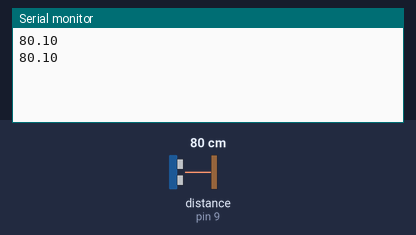
Bench run of a sketch on a simulated Arduino Uno, built with avr-gcc and run on an emulated ATmega328P. Parts: the last lines printed to the serial monitor. Wiring (inferred from the names in the program): ultrasonic range finder: trigger pin 8; echo pin 9. The inputs (shaded band) are chosen by the test bench; at power-on: distance to the obstacle (sensor on pin 9) 80 cm. The echo pulse lasts 58.3 µs per cm; the modem accepts every AT command (registered, SIM ready, sends succeed) and sends nothing else.

Above: at 4.2 s.
4.3 s: distance to the obstacle (sensor on pin 9) set to 2 cm
At 5.6 s:
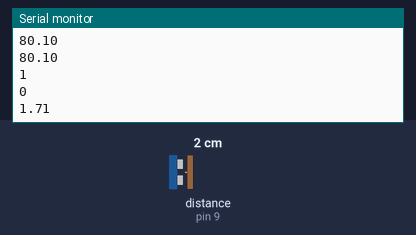
5.8 s: distance to the obstacle (sensor on pin 9) set to 4 cm
At 6.9 s:
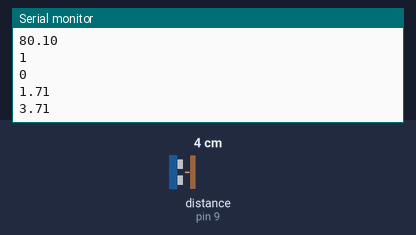
Timing chart, 0 to 8.8 s (numbered marks = the images above; inputs shaded):
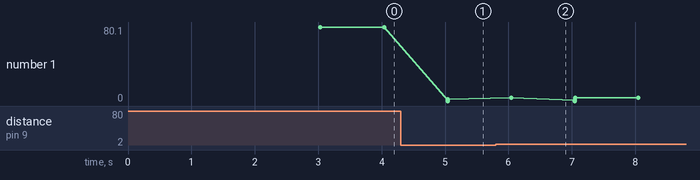

The sketch:

sender.ino
```cpp
//zigbee
#include <SoftwareSerial.h>
SoftwareSerial mySerial(2, 3); // RX, TX
String myStringSoftCom="";
String myStringHardCom="";

int a=1;
int people=0;
float distance;
float a1,a2;
//超声波传感器
const int TrigPin = 8;
const int EchoPin = 9;
const int width = 20;
void ultrasonic(void)
          {
            // 产生一个10us的高脉冲去触发TrigPin
        digitalWrite(TrigPin, LOW);
        delayMicroseconds(2);
        digitalWrite(TrigPin, HIGH);
        delayMicroseconds(10);
        digitalWrite(TrigPin, LOW);
    // 检测脉冲宽度，并计算出距离
        distance = pulseIn(EchoPin, HIGH) / 58.00;
        Serial.println(distance);
        delay(1000);
          }

void setup()
{

  Serial.begin(9600);
  mySerial.begin(9600);
  pinMode(TrigPin, OUTPUT);
  // 要检测引脚上输入的脉冲宽度，需要先设置为输入状态
  pinMode(EchoPin, INPUT);
  mySerial.println("+++");
    delay(1000);
  mySerial.println("AT+DETP=01");
  delay(1000);
  mySerial.println("AT+SRST");
    delay(1000);
}

void loop() // run over and over
{
      ultrasonic();
      a1=distance;
      ultrasonic();
      a2=distance;
    //判断进入房间或走出房间
        if (a1<width-1&a2>width+1)
        {
          people=people+1;
        }
        if(a1>width+1&a2<width-1)
        {
          people=people-1;
         }
     Serial.println(a);//判断人数
     Serial.println(people);
     mySerial.println(people);//发出人数
}
```

Measured:
- after the input at 4.3 s, the serial monitor: prints a new line after 0.75 s (image 1)
- after the input at 5.8 s, the serial monitor: prints a new line after 0.24 s (image 2)
- plotted number 1: 80.1 → 1.71 after the input at 4.3 s, 1.71 → 3.71 after the input at 5.8 s
